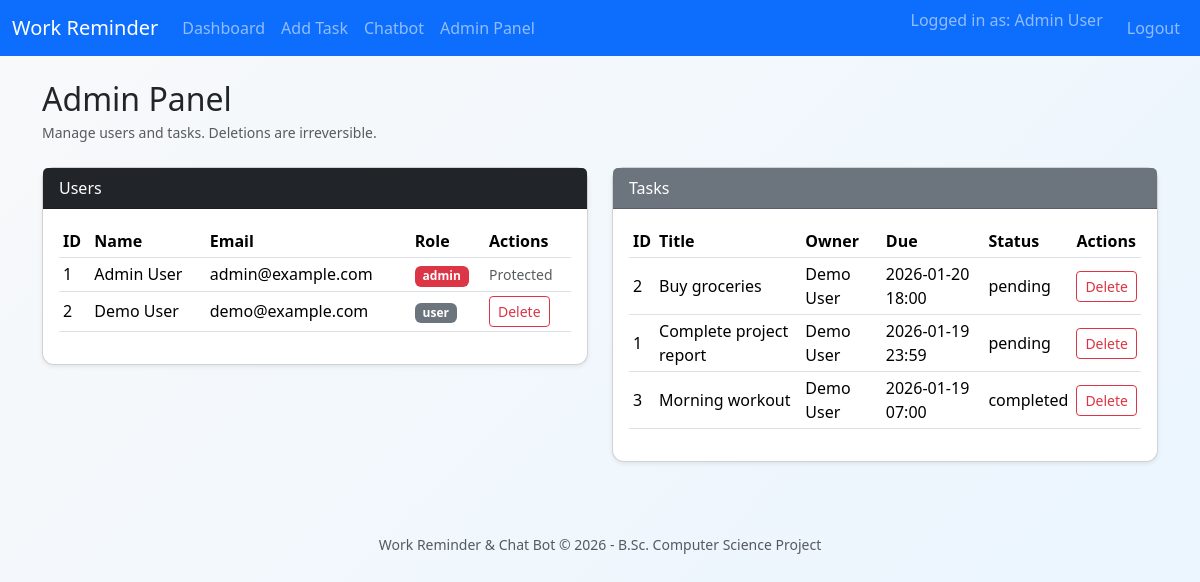
/admin/index.php (signed in), run on the app's committed database.
### tables this page shows
CREATE TABLE IF NOT EXISTS users (
  id INT AUTO_INCREMENT PRIMARY KEY,
  name VARCHAR(100) NOT NULL,
  email VARCHAR(150) NOT NULL UNIQUE,
  password_hash VARCHAR(255) NOT NULL,
  role ENUM('user','admin') DEFAULT 'user',
  created_at DATETIME DEFAULT CURRENT_TIMESTAMP
);

CREATE TABLE IF NOT EXISTS tasks (
  id INT AUTO_INCREMENT PRIMARY KEY,
  user_id INT NOT NULL,
  title VARCHAR(200) NOT NULL,
  description TEXT,
  due_date DATE NOT NULL,
  due_time TIME NOT NULL,
  priority VARCHAR(20) DEFAULT 'medium',
  status VARCHAR(20) DEFAULT 'pending',  
  reminder_sent TINYINT(1) DEFAULT 0,
  created_at DATETIME DEFAULT CURRENT_TIMESTAMP,
  updated_at DATETIME DEFAULT CURRENT_TIMESTAMP ON UPDATE CURRENT_TIMESTAMP,
  CONSTRAINT fk_tasks_user FOREIGN KEY (user_id) REFERENCES users(id) ON DELETE CASCADE
);

### admin/index.php (the view, shortened to what this page needs)
<?php
require_once __DIR__ . '/../config.php';
$usersStmt = $pdo->query('SELECT id, name, email, role, created_at FROM users ORDER BY created_at DESC');
$users = $usersStmt->fetchAll();
$tasksStmt = $pdo->query('
    SELECT t.id, t.title, t.due_date, t.due_time, t.status, t.priority, u.name AS owner
    FROM tasks t
    JOIN users u ON u.id = t.user_id
    ORDER BY t.due_date DESC, t.due_time DESC
');
$tasks = $tasksStmt->fetchAll();
include __DIR__ . '/../includes/header.php';
?>
<div class="mb-4">
    <h2 class="mb-1">Admin Panel</h2>
    <p class="text-muted mb-0 small">Manage users and tasks. Deletions are irreversible.</p>
</div>
<div class="row">
    <div class="col-lg-6">
        <div class="card shadow-sm mb-4">
            <div class="card-header bg-dark text-white">Users</div>
            <div class="card-body table-responsive">
                <table class="table table-sm align-middle">
                    <thead>
                    <tr>
                        <th>ID</th>
                        <th>Name</th>
                        <th>Email</th>
                        <th>Role</th>
                        <th>Actions</th>
                    </tr>
                    </thead>
                    <tbody>
                    <?php foreach ($users as $u): ?>
                        <tr>
                            <td><?php echo (int)$u['id']; ?></td>
                            <td><?php echo htmlspecialchars($u['name']); ?></td>
                            <td><?php echo htmlspecialchars($u['email']); ?></td>
                            <td><span class="badge bg-<?php echo $u['role'] === 'admin' ? 'danger' : 'secondary'; ?>">
                                    <?php echo htmlspecialchars($u['role']); ?>
                                </span>
                            </td>
                            <td>
                                <?php if ($u['role'] !== 'admin'): ?>
                                    <a class="btn btn-sm btn-outline-danger"
                                       href="/WorkReminder/admin/delete_user.php?id=<?php echo (int)$u['id']; ?>"
                                       onclick="return confirm('Delete this user and all their tasks?');">
                                        Delete
                                    </a>
                                <?php else: ?>
                                    <span class="text-muted small">Protected</span>
                                <?php endif; ?>
                            </td>
                        </tr>
                    <?php endforeach; ?>
                    </tbody>
                </table>
            </div>
        </div>
    </div>
    <div class="col-lg-6">
        <div class="card shadow-sm mb-4">
            <div class="card-header bg-secondary text-white">Tasks</div>
            <div class="card-body table-responsive">
                <table class="table table-sm align-middle">
                    <thead>
                    <tr>
                        <th>ID</th>
                        <th>Title</th>
                        <th>Owner</th>
                        <th>Due</th>
                        <th>Status</th>
                        <th>Actions</th>
                    </tr>
                    </thead>
                    <tbody>
                    <?php foreach ($tasks as $t): ?>
                        <tr>
                            <td><?php echo (int)$t['id']; ?></td>
                            <td><?php echo htmlspecialchars($t['title']); ?></td>
                            <td><?php echo htmlspecialchars($t['owner']); ?></td>
                            <td><?php echo htmlspecialchars($t['due_date']); ?> <?php echo htmlspecialchars(substr($t['due_time'],0,5)); ?></td>
                            <td><?php echo htmlspecialchars($t['status']); ?></td>
                            <td>
                                <a class="btn btn-sm btn-outline-danger"
                                   href="/WorkReminder/admin/delete_task.php?id=<?php echo (int)$t['id']; ?>"
                                   onclick="return confirm('Delete this task?');">
                                    Delete
                                </a>
                            </td>
                        </tr>
                    <?php endforeach; ?>
                    </tbody>
                </table>
            </div>
        </div>
    </div>
</div>
<?php include __DIR__ . '/../includes/footer.php'; ?>

### assets/css/style.css (style rules this page uses)
body { background: linear-gradient(135deg, #f8f9fa, #e9f5ff); min-height: 100vh; }
.card { border-radius: 0.75rem; }

### data on the page
users: id "1", name "Admin User", email "admin@example.com", role "admin", shows "Protected"
users: id "2", name "Demo User", email "demo@example.com", role "user"
tasks: id "2", title "Buy groceries", user.name "Demo User", due_date "2026-01-20", due_time "18:00", status "pending"
tasks: id "1", title "Complete project report", user.name "Demo User", due_date "2026-01-19", due_time "23:59", status "pending"
tasks: id "3", title "Morning workout", user.name "Demo User", due_date "2026-01-19", due_time "07:00", status "completed"

### other printed values
$_SESSION['user_name'] "Admin User"
